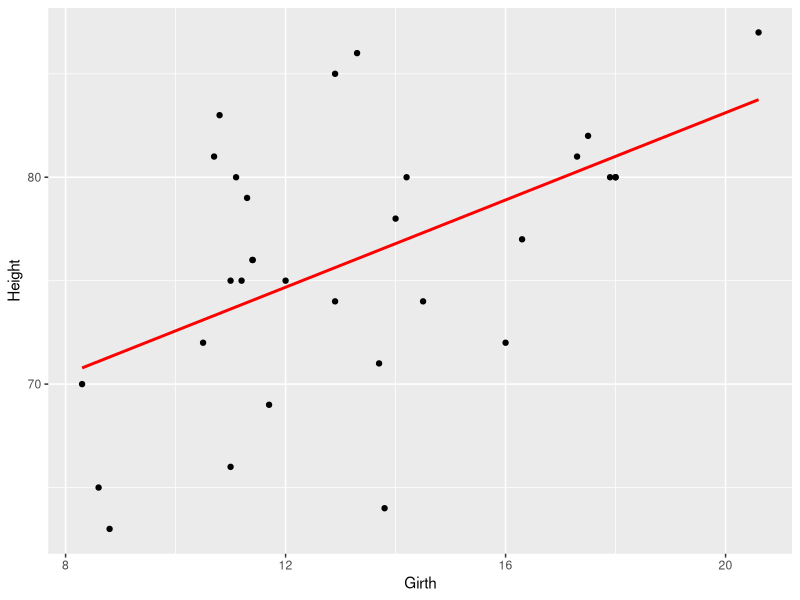

Here is the R script that generated this plot:
## ---- chunk 1
data <- trees
head(data, 3)
library(tidyverse)
## ---- chunk 2
ggplot(data, aes(x = Girth, y = Height)) + 
  geom_point() +
  geom_smooth(method = "lm", se =FALSE, color = 'red')
## ---- chunk 3
shapiro.test(data$Girth)
shapiro.test(data$Height)
## ---- chunk 4
cor(data$Girth,data$Height, method = "pearson")
cor(data$Girth,data$Height, method = "spearman")
## ---- chunk 5
Pear <- cor.test(data$Girth, data$Height, method = 'pearson')
Pear
## ---- chunk 6
Spear <- cor.test(data$Girth, data$Height, method = 'spearman')
Spear
